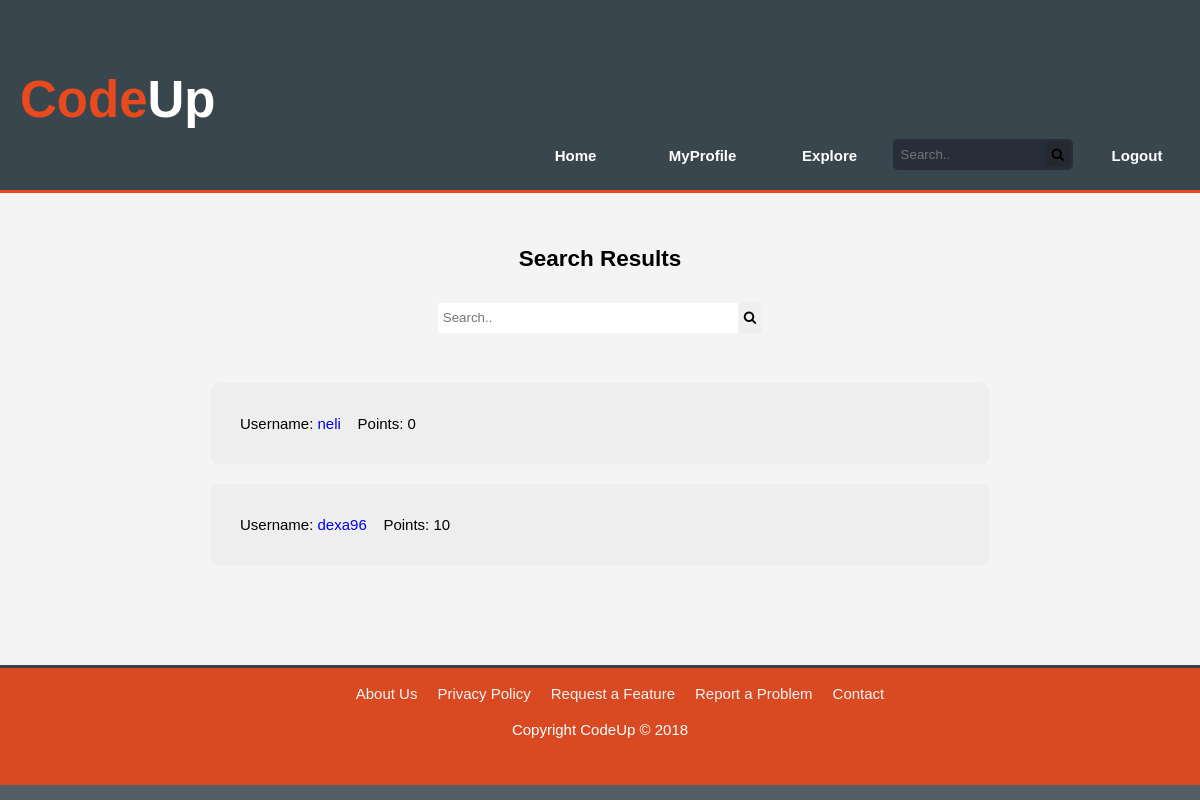
Page /www.codeup.com/search.php (signed in) on the earlier database version.
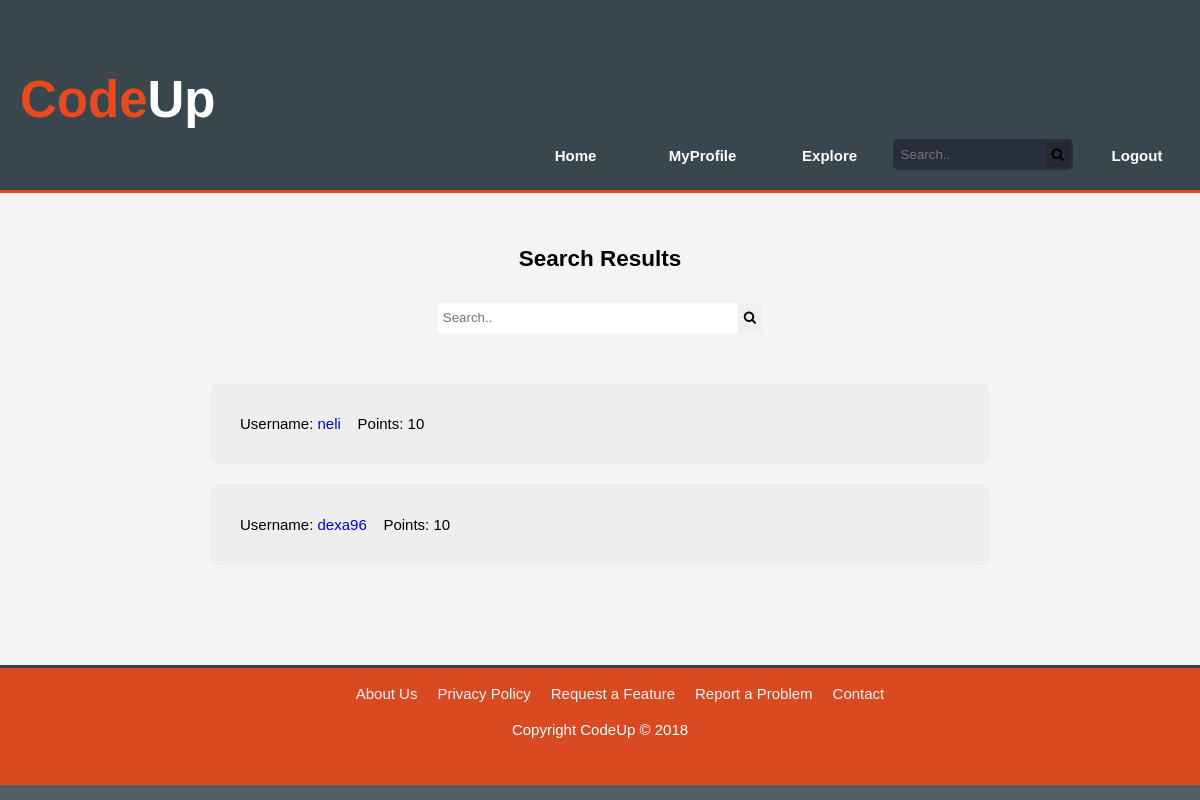
Same page on the later database version.
### tables this page shows
CREATE TABLE `users` (
  `user_id` int(11) NOT NULL,
  `username` varchar(30) NOT NULL,
  `password` varchar(255) NOT NULL,
  `email` varchar(50) NOT NULL,
  `country_id` int(11) NOT NULL,
  `account_type` varchar(5) NOT NULL,
  `points` int(11) NOT NULL,
  `active` tinyint(1) NOT NULL,
  `registration_token` varchar(255) NOT NULL
);

### www.codeup.com/search.php (called while the page is built, shortened)
<?php
require_once("../codeup_res/choose_controller.php");
$controller->search_users();
 ?>

### codeup_res/models/account_manager.php (called while the page is built, shortened)
<?php
class AccountManager {
    public static function get_all_users() {
        $connection = DatabaseConnection::connection();
        $sql = "SELECT user_id, username, points FROM users";
        $statement = $connection->prepare($sql);
        $statement->execute();
        $results = $statement->fetchAll();
        $users = array();
        foreach ($results as $result) {
            $users[$result['user_id']] = array($result['username'], $result['points']);
        }
        return $users;
    }
}
?>

### codeup_res/views/search_users.php (the view)
<section id="main">
    <div class="form-container">
        <h2 class="form-title">Search Results</h2>
        <form id="support-form" class="search-form" action="search" method="get">
            <input type="search" class="search-bar" placeholder="Search.." name="username">
              <button class="search-button">
                  <i class="fa fa-search"></i>
              </button>
        </form>
    </div>
    <div class="search-results">
        <?php
            if(!empty($users)) {
                foreach ($users as $user_id => $user_information) {
                    $username = $user_information[0];
                    $points = $user_information[1];
                    echo '<p class="result">
                        Username: <a href="profile?id=' . $user_id . '">'
                            . $username .'</a>&nbsp;&nbsp;&nbsp; Points: ' . $points .
                        '</p>';
                }
            }
            else {
                echo "<p>Sorry, we could not find the user you are searching for.</p>";
            }
        ?>
    </div>
</section>

Differences in the rows shown:
changed users "neli": points "0" → "10"
